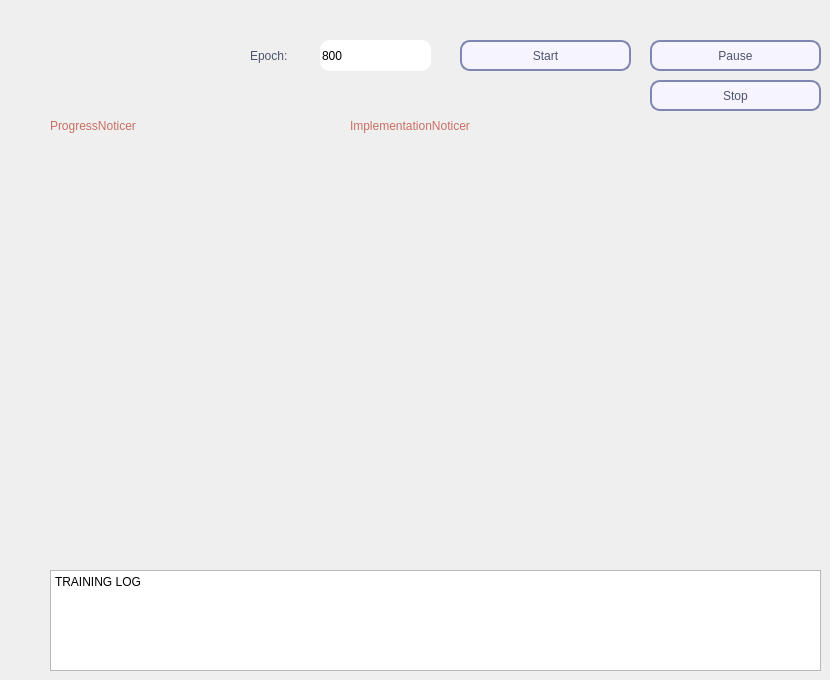
    <widget class="QWidget" name="Training">
     <attribute name="title">
      <string>Training Process</string>
     </attribute>
     <widget class="QWidget" name="GraphWidget" native="true">
      <property name="geometry">
       <rect>
        <x>40</x>
        <y>150</y>
        <width>781</width>
        <height>401</height>
       </rect>
      </property>
      <property name="styleSheet">
       <string notr="true"/>
      </property>
     </widget>
     <widget class="QPushButton" name="Start">
      <property name="geometry">
       <rect>
        <x>460</x>
        <y>40</y>
        <width>171</width>
        <height>31</height>
       </rect>
      </property>
      <property name="styleSheet">
       <string notr="true">QPushButton{
font:13pt &quot;Dubai&quot;;
color:#4e526b;
background-color:#f6f5ff;
border-radius:10px;
border-style:solid;
border-width:2px;
border-color:#8186b0;
padding:5px;
}

QPushButton::hover{
color:#ffffff;
background-color:#9fa7e7;
border-color:#8186b0;
}

QPushButton::pressed,QPushButton::checked{
color:#ffffff;
background-color:qlineargradient(spread:pad, x1:0, y1:0, x2:0, y2:1, stop:0 #9099d1, stop:1 #b0bbff)
}

</string>
      </property>
      <property name="text">
       <string>Start</string>
      </property>
      <property name="checkable">
       <bool>false</bool>
      </property>
      <property name="autoRepeat">
       <bool>false</bool>
      </property>
      <property name="autoDefault">
       <bool>false</bool>
      </property>
      <property name="default">
       <bool>false</bool>
      </property>
      <property name="flat">
       <bool>false</bool>
      </property>
     </widget>
     <widget class="QPushButton" name="Pause">
      <property name="geometry">
       <rect>
        <x>650</x>
        <y>40</y>
        <width>171</width>
        <height>31</height>
       </rect>
      </property>
      <property name="styleSheet">
       <string notr="true">QPushButton{
font:13pt &quot;Dubai&quot;;
color:#4e526b;
background-color:#f6f5ff;
border-radius:10px;
border-style:solid;
border-width:2px;
border-color:#8186b0;
padding:5px;
}

QPushButton::hover{
color:#ffffff;
background-color:#9fa7e7;
border-color:#8186b0;
}

QPushButton::pressed, QPushButton::checked{
setText:str(&quot;Continue&quot;);
color:#ffffff;
background-color:qlineargradient(spread:pad, x1:0, y1:0, x2:0, y2:1, stop:0 #9099d1, stop:1 #b0bbff)
}

</string>
      </property>
      <property name="text">
       <string>Pause</string>
      </property>
      <property name="checkable">
       <bool>true</bool>
      </property>
      <property name="autoRepeat">
       <bool>false</bool>
      </property>
      <property name="autoDefault">
       <bool>false</bool>
      </property>
      <property name="default">
       <bool>false</bool>
      </property>
      <property name="flat">
       <bool>false</bool>
      </property>
     </widget>
     <widget class="QPushButton" name="Stop">
      <property name="geometry">
       <rect>
        <x>650</x>
        <y>80</y>
        <width>171</width>
        <height>31</height>
       </rect>
      </property>
      <property name="styleSheet">
       <string notr="true">QPushButton{
font:13pt &quot;Dubai&quot;;
color:#4e526b;
background-color:#f6f5ff;
border-radius:10px;
border-style:solid;
border-width:2px;
border-color:#8186b0;
padding:5px;
}

QPushButton::hover{
color:#ffffff;
background-color:#9fa7e7;
border-color:#8186b0;
}

QPushButton::pressed,QPushButton::checked{
color:#ffffff;
background-color:qlineargradient(spread:pad, x1:0, y1:0, x2:0, y2:1, stop:0 #9099d1, stop:1 #b0bbff)
}

</string>
      </property>
      <property name="text">
       <string>Stop</string>
      </property>
      <property name="checkable">
       <bool>false</bool>
      </property>
      <property name="autoRepeat">
       <bool>false</bool>
      </property>
      <property name="autoDefault">
       <bool>false</bool>
      </property>
      <property name="default">
       <bool>false</bool>
      </property>
      <property name="flat">
       <bool>false</bool>
      </property>
     </widget>
     <widget class="QLineEdit" name="EpochValue">
      <property name="geometry">
       <rect>
        <x>320</x>
        <y>40</y>
        <width>111</width>
        <height>31</height>
       </rect>
      </property>
      <property name="styleSheet">
       <string notr="true">background-color:#ffffff;
font: 12pt &quot;Dubai&quot;;
border-radius:10px;

</string>
      </property>
      <property name="text">
       <string>800</string>
      </property>
     </widget>
     <widget class="QLabel" name="label">
      <property name="geometry">
       <rect>
        <x>250</x>
        <y>40</y>
        <width>61</width>
        <height>31</height>
       </rect>
      </property>
      <property name="styleSheet">
       <string notr="true">font:13pt &quot;Dubai&quot;;
color:#4e526b;</string>
      </property>
      <property name="text">
       <string>Epoch:</string>
      </property>
     </widget>
     <widget class="QTextBrowser" name="TrainingLogBox">
      <property name="geometry">
       <rect>
        <x>50</x>
        <y>570</y>
        <width>771</width>
        <height>101</height>
       </rect>
      </property>
      <property name="styleSheet">
       <string notr="true">font:11pt &quot;Dubai&quot;;</string>
      </property>
      <property name="html">
       <string>&lt;!DOCTYPE HTML PUBLIC &quot;-//W3C//DTD HTML 4.0//EN&quot; &quot;http://www.w3.org/TR/REC-html40/strict.dtd&quot;&gt;
&lt;html&gt;&lt;head&gt;&lt;meta name=&quot;qrichtext&quot; content=&quot;1&quot; /&gt;&lt;style type=&quot;text/css&quot;&gt;
p, li { white-space: pre-wrap; }
&lt;/style&gt;&lt;/head&gt;&lt;body style=&quot; font-family:'Dubai'; font-size:11pt; font-weight:400; font-style:normal;&quot;&gt;
&lt;p style=&quot; margin-top:0px; margin-bottom:0px; margin-left:0px; margin-right:0px; -qt-block-indent:0; text-indent:0px;&quot;&gt;&lt;span style=&quot; font-family:'MS UI Gothic'; font-size:9pt;&quot;&gt;TRAINING LOG&lt;/span&gt;&lt;/p&gt;&lt;/body&gt;&lt;/html&gt;</string>
      </property>
     </widget>
     <widget class="QLabel" name="ProgressNoticer">
      <property name="geometry">
       <rect>
        <x>50</x>
        <y>110</y>
        <width>291</width>
        <height>31</height>
       </rect>
      </property>
      <property name="styleSheet">
       <string notr="true">font:13pt &quot;Dubai&quot;;
color:#c86f63;</string>
      </property>
      <property name="text">
       <string>ProgressNoticer</string>
      </property>
     </widget>
     <widget class="QLabel" name="ImpleNoticer">
      <property name="geometry">
       <rect>
        <x>350</x>
        <y>110</y>
        <width>261</width>
        <height>31</height>
       </rect>
      </property>
      <property name="styleSheet">
       <string notr="true">font:13pt &quot;Dubai&quot;;
color:#c86f63;</string>
      </property>
      <property name="text">
       <string>ImplementationNoticer</string>
      </property>
     </widget>
    </widget>
